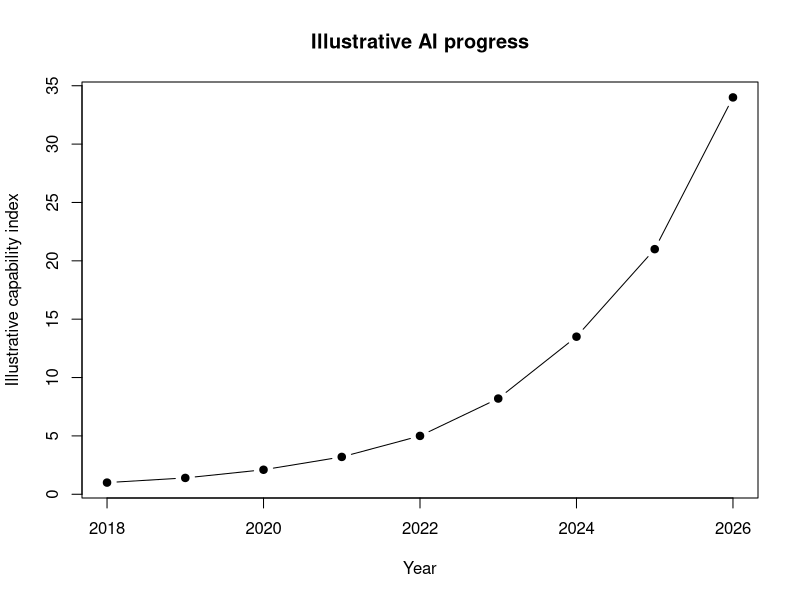

Here is the R script that generated this plot:
## ---- chunk 1
years <- 2018:2026
index <- c(1, 1.4, 2.1, 3.2, 5.0, 8.2, 13.5, 21.0, 34.0)

plot(
  years,
  index,
  type = "b",
  pch = 19,
  xlab = "Year",
  ylab = "Illustrative capability index",
  main = "Illustrative AI progress"
)
